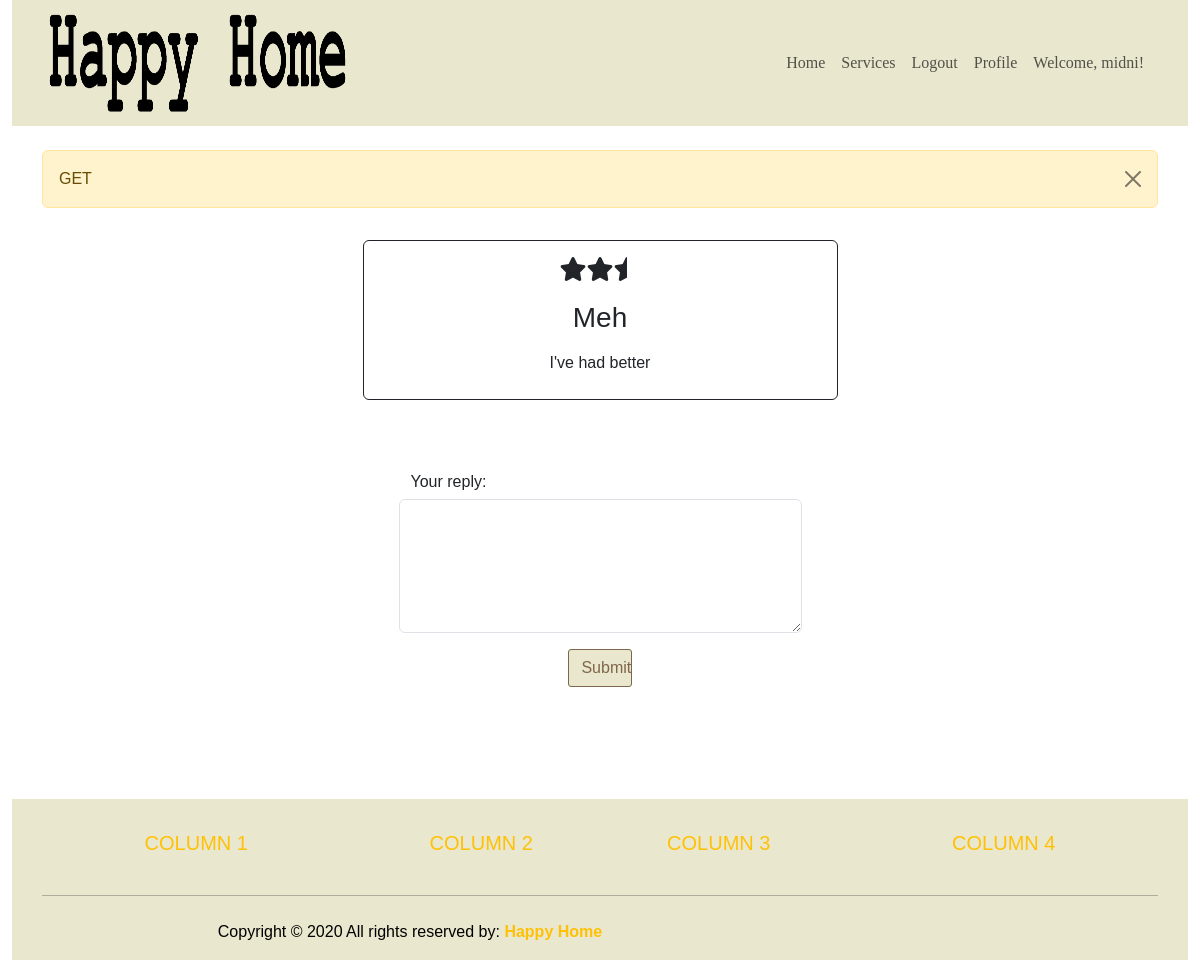
Page /reply6 (signed in) on the committed database.
### happy_home/models.py (models this page shows, shortened)
class User(AbstractUser):
    is_provider = models.BooleanField('business', default=False)
    is_user = models.BooleanField('user', default=False)

class Review(models.Model):
    provider = models.IntegerField(null=True)
    consumer = models.IntegerField(null=True)
    title = models.CharField(max_length=30, blank=True)
    rating = models.FloatField(default=1)
    text = models.CharField(max_length=1000, blank=True)
    created = models.DateField(auto_now=True)

### happy_home/views.py (the view)
# urls.py: path('reply<review_id>', views.reply, name='reply'),
def reply(request, review_id):
    url = request.META.get('HTTP_REFERER')
    if request.method == "POST":
        try:
            reply = Reply.objects.get(review__id=review_id)
            form = ReplyForm(request.POST, instance=reply)
            form.save()
            messages.success(request, 'Your reply has been updated')
            return redirect(url)
        except Reply.DoesNotExist:
            form = ReplyForm(request.POST)
            if form.is_valid():
                data = Reply()
                data.review_id = review_id
                data.text = form.cleaned_data['text']
                data.save()
                messages.success(request, 'Your reply has been saved')
                return redirect(url)
    else:
        messages.success(request, 'GET')
        review = Review.objects.get(id=review_id)
        return render(request, 'reply.html', {'review':review})

### happy_home/templates/reply.html (shortened to what this page needs)
{% extends 'base.html' %}
{% block content %}
<div class="row text-center">
    <div class="container-bordered border border-dark rounded-2 mb-5 text-center col-5 mx-auto">
        <div class="mb-3">
            {% if review.rating == 0.5 %}
                <i style='font-size:24px' class='fas col-3 pt-3'>&#xf089;</i>
            {% elif review.rating == 1 %}
                <i style='font-size:24px' class='fas col-3 pt-3'>&#xf005;</i>
            {% elif review.rating == 1.5 %}
                <i style='font-size:24px' class='fas col-3 pt-3'>&#xf005;&#xf089;</i>
            {% elif review.rating == 2 %}
                <i style='font-size:24px' class='fas col-3 pt-3'>&#xf005;&#xf005;</i>
            {% elif review.rating == 2.5 %}
                <i style='font-size:24px' class='fas col-3 pt-3'>&#xf005;&#xf005;&#xf089;</i>
            {% elif review.rating == 3 %}
                <i style='font-size:24px' class='fas col-3 pt-3'>&#xf005;&#xf005;&#xf005;</i>
            {% elif review.rating == 3.5 %}
                <i style='font-size:24px' class='fas col-3 pt-3'>&#xf005;&#xf005;&#xf005;&#xf089;</i>
            {% elif review.rating == 4 %}
                <i style='font-size:24px' class='fas col-3 pt-3'>&#xf005;&#xf005;&#xf005;&#xf005;</i>
            {% elif review.rating == 4.5 %}
                <i style='font-size:24px' class='fas col-3 pt-3'>&#xf005;&#xf005;&#xf005;&#xf005;&#xf089;</i>
            {% elif review.rating == 5 %}
                <i style='font-size:24px' class='fas col-3 pt-3'>&#xf005;&#xf005;&#xf005;&#xf005;&#xf005;</i>
            {% endif %}
        </div>
        <div class="mb-3">
            <h3>{{ review.title }}</h3>
        </div>
        <div class="col-5 mx-auto mb-4">
            <p>{{ review.text }}</p>
        </div>
    </div>
</div>
<div class="row">
    <h3 class="mb-3 pb-2" style="text-align: center">{{ profile.name }}</h3>
    <div class="container col-md-5 pb-5 px-5 mx-auto">
        <h6>Your reply:</h6>
        <form method="POST" action="#">
            <div class="row mb-3">
                <textarea name="text" rows="5" class="form-control"></textarea>
            </div>
            <div class="row col-2 mx-auto">
                <input type="submit" value="Submit" class="btn btn-primary">
            </div>
</form>
    </div>
 </div>
{% endblock %}

### happy_home/templates/base.html (shortened to what this page needs)
<!DOCTYPE html>
<html lang="en">
    <head>
        <link href="https://cdn.jsdelivr.net/npm/bootstrap@5.3.0-alpha1/dist/css/bootstrap.min.css" rel="stylesheet">
        <link href="static\css\main_bs.css" rel="stylesheet" />
        <link href="static\css\rating.css" rel="stylesheet" />
    </head>
    <body>
        <div class="container-fluid">
            <nav class="navbar navbar-expand-sm">
                <div class="container-fluid">
                    <a class="navbar-brand px-4" href="#">
                        <img src="static\images\HappyHome.png" width="300" height="100" alt="Happy Home">
                    </a>
                    <div class="collapse navbar-collapse justify-content-end px-4" id="navbarSupportedContent" id="navbarNav">
                        <ul class="navbar-nav ">
                            <li class="nav-item">
                                <a class="nav-link" href="{% url 'home' %}">Home</a>
                            </li>
                            <li class="nav-item">
                                <a class="nav-link" href="#">Services</a>
                            </li>
                            {% if user.is_authenticated %}
                                <li class="nav-item">
                                    <a class="nav-link" href="{% url 'logout' %}">Logout</a>
                                </li>
                                {% if user.is_provider %}
                                    <li class="nav-item">
                                        <a class="nav-link" href="{% url 'businessProfile' %}">Profile</a>
                                    </li>
                                {% else %}
                                    <li class="nav-item">
                                        <a class="nav-link" href="{% url 'userProfile' %}">Profile</a>
                                    </li>
                                {% endif %}
                            {% else %}
                                <li class="nav-item">
                                    <a class="nav-link" href="{% url 'login' %}">Login</a>
                                </li>
                            {% endif %}
                            {% if user.is_authenticated %}
                                <li class="nav-item">
                                    <a class="nav-link">Welcome, {{ user.username }}!</a>
                                </li>
                            {% else %}
                                <li class="nav-item">
                                    <a class="nav-link" href="{% url 'createAccount' %}">Create Account</a>
                                </li>
                            {% endif %}
                        </ul>
                    </div>
                </div>
            </nav>
        </div>
        <br/>
        <div class="container">
            {% if messages %}
                {% for message in messages %}
                <div class="alert alert-warning alert-dismissible fade show" role="alert">
                    {{ message }}
                    <button type="button" class="btn-close" data-bs-dismiss="alert" aria-label="Close"></button>
                 </div>
                {% endfor %}
            {% endif %}
        </div>
        <div class="container pt-3 pb-3">
        {% block content %}
        {% endblock %}
        </div>
        <div class="container-fluid pt-5">
        <footer class="text-black pt-3">
            <div class="container text-center text-md-left">
                <div class="row text-center text-md-left">
                    <div class="col-md-3 col-lg-3 col-xl-3 mx-auto mt-3">
                        <h5 class="text-uppercase mb-4 font-weight-bold text-warning">Column 1</h5>
                    </div>
                    <div class="col-md-2 col-lg-2 col-xl-2 mx-auto mt-3">
                        <h5 class="text-uppercase mb-4 font-weight-bold text-warning">Column 2</h5>
                    </div>
                    <div class="col-md3 col-lg-2 col-xl-2 mx-auto mt-3">
                        <h5 class="text-uppercase mb-4 font-weight-bold text-warning">Column 3</h5>
                    </div>
                    <div class="col-md-4 col-lg-3 col-xl-3 mx-auto mt-3">
                        <h5 class="text-uppercase mb-4 font-weight-bold text-warning">Column 4</h5>
                    </div>
                </div>
                <hr class="mb-4">
                <div class="row align-items-center">
                    <div class="col-md-7 col-lg-8">
                        <p>Copyright &copy 2020 All rights reserved by:
                            <a href="#" style="text-decoration: none;"><strong class="text-warning">Happy Home</strong></a>
                        </p>
                    </div>
                </div>
            </div>
        </footer>
    </div>
    </body>
</html>

### happy_home/static/css/main_bs.css (style rules this page uses)
body { font-family: "Gill Sans", Helvetica, Arial, "sans-serif"; }
footer { background-color: #E9E7CE; }
.navbar { background-color:#E9E7CE; font-family: Gill Sans; }
.btn { background-color: #E9E7CE; border-color: #7F664A; border-radius: 3px; color: #7F664A; }
.container-bordered { border: 2px solid black; }

### rows in the picture
User: username "midni"
Review: title "Meh", text "I've had better"

### other values in the picture
{{ message }} "GET"
